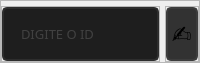
              <widget class="QFrame" name="frame_27">
               <property name="maximumSize">
                <size>
                 <width>16777215</width>
                 <height>60</height>
                </size>
               </property>
               <property name="frameShape">
                <enum>QFrame::StyledPanel</enum>
               </property>
               <property name="frameShadow">
                <enum>QFrame::Raised</enum>
               </property>
               <layout class="QHBoxLayout" name="horizontalLayout_19">
                <property name="spacing">
                 <number>5</number>
                </property>
                <property name="leftMargin">
                 <number>0</number>
                </property>
                <property name="topMargin">
                 <number>5</number>
                </property>
                <property name="rightMargin">
                 <number>0</number>
                </property>
                <property name="bottomMargin">
                 <number>0</number>
                </property>
                <item>
                 <widget class="QFrame" name="frame_36">
                  <property name="frameShape">
                   <enum>QFrame::StyledPanel</enum>
                  </property>
                  <property name="frameShadow">
                   <enum>QFrame::Raised</enum>
                  </property>
                  <layout class="QHBoxLayout" name="horizontalLayout_30">
                   <property name="spacing">
                    <number>5</number>
                   </property>
                   <property name="leftMargin">
                    <number>0</number>
                   </property>
                   <property name="topMargin">
                    <number>0</number>
                   </property>
                   <property name="rightMargin">
                    <number>0</number>
                   </property>
                   <property name="bottomMargin">
                    <number>0</number>
                   </property>
                   <item>
                    <widget class="QLineEdit" name="txt_id">
                     <property name="sizePolicy">
                      <sizepolicy hsizetype="Expanding" vsizetype="Expanding">
                       <horstretch>0</horstretch>
                       <verstretch>0</verstretch>
                      </sizepolicy>
                     </property>
                     <property name="font">
                      <font>
                       <family>Quicksand</family>
                       <pointsize>10</pointsize>
                      </font>
                     </property>
                     <property name="styleSheet">
                      <string notr="true">QLineEdit{
	border: 2px solid rgb(45, 45, 45);
	border-radius: 5px;
	padding: 15px;
	background-color: rgb(30, 30, 30);
	color: rgb(100, 100, 100);
}
QLineEdit:hover{
	border: 2px solid rgb(55, 55, 55);
}
QLineEdit:focus{
	border: 2px solid rgb(255, 207, 0);
	color: rgb(200, 200, 200);
}</string>
                     </property>
                     <property name="maxLength">
                      <number>64</number>
                     </property>
                     <property name="placeholderText">
                      <string>DIGITE O ID</string>
                     </property>
                    </widget>
                   </item>
                  </layout>
                 </widget>
                </item>
                <item>
                 <widget class="QFrame" name="frame_37">
                  <property name="maximumSize">
                   <size>
                    <width>60</width>
                    <height>16777215</height>
                   </size>
                  </property>
                  <property name="frameShape">
                   <enum>QFrame::StyledPanel</enum>
                  </property>
                  <property name="frameShadow">
                   <enum>QFrame::Raised</enum>
                  </property>
                  <layout class="QHBoxLayout" name="horizontalLayout_31">
                   <property name="spacing">
                    <number>0</number>
                   </property>
                   <property name="leftMargin">
                    <number>0</number>
                   </property>
                   <property name="topMargin">
                    <number>0</number>
                   </property>
                   <property name="rightMargin">
                    <number>0</number>
                   </property>
                   <property name="bottomMargin">
                    <number>0</number>
                   </property>
                   <item>
                    <widget class="QPushButton" name="btn_copy">
                     <property name="sizePolicy">
                      <sizepolicy hsizetype="Expanding" vsizetype="Expanding">
                       <horstretch>0</horstretch>
                       <verstretch>0</verstretch>
                      </sizepolicy>
                     </property>
                     <property name="maximumSize">
                      <size>
                       <width>16777215</width>
                       <height>16777215</height>
                      </size>
                     </property>
                     <property name="font">
                      <font>
                       <pointsize>18</pointsize>
                       <weight>50</weight>
                       <italic>false</italic>
                       <bold>false</bold>
                      </font>
                     </property>
                     <property name="styleSheet">
                      <string notr="true">QPushButton{
	background-color:rgb(50, 50, 50);
	border:2px solid rgb(60, 60, 60);
	border-radius:5px;
	font: 18pt ;
}
QPushButton:hover{
	background-color:rgb(60, 60, 60);
	border: 2px solid rgb(70, 70, 70);
}
QPushButton:pressed{
	background-color:rgb(250, 230, 0);
	border: 2px solid rgb(255, 165, 24);
	color: rgb(35, 35, 35);
}</string>
                     </property>
                     <property name="text">
                      <string>✍</string>
                     </property>
                    </widget>
                   </item>
                  </layout>
                 </widget>
                </item>
               </layout>
              </widget>
